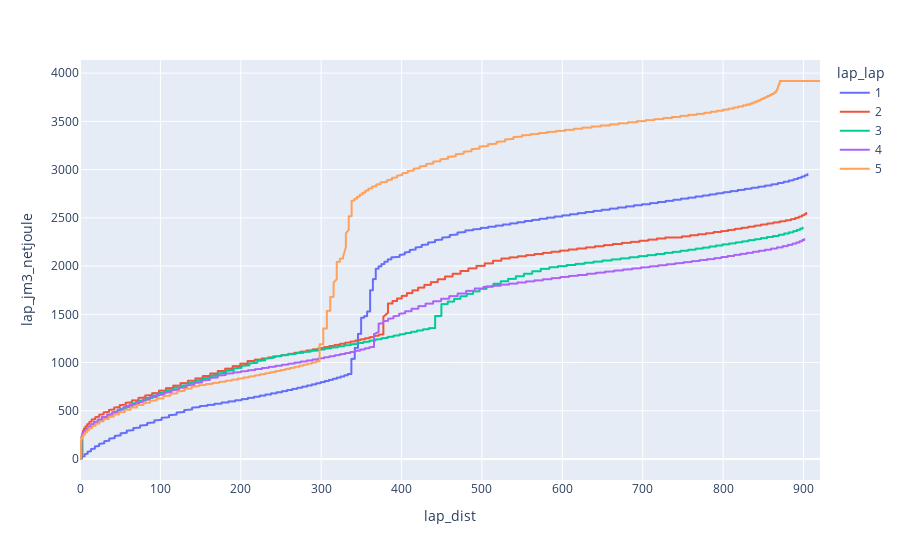

The cell this chart's notebook holds for it:
### Code cell
df.plot(x='lap_dist', y='lap_jm3_netjoule', color='lap_lap')

### Figure 1 — Plotly figure (JSON) as saved in the notebook; plotly's stock layout.template omitted (floating-point values rounded to 4 significant figures; data arrays with more than 128 entries replaced by an {"elided": "..."} marker saying what was removed)
{"data": [{"hovertemplate": "lap_lap=1<br>lap_dist=%{x}<br>lap_jm3_netjoule=%{y}<extra></extra>", "legendgroup": "1", "line": {"color": "#636efa", "dash": "solid"}, "marker": {"symbol": "circle"}, "mode": "lines", "name": "1", "showlegend": true, "type": "scattergl", "x": {"elided": "1231 float values"}, "xaxis": "x", "y": {"elided": "1231 float values"}, "yaxis": "y"}, {"hovertemplate": "lap_lap=2<br>lap_dist=%{x}<br>lap_jm3_netjoule=%{y}<extra></extra>", "legendgroup": "2", "line": {"color": "#EF553B", "dash": "solid"}, "marker": {"symbol": "circle"}, "mode": "lines", "name": "2", "showlegend": true, "type": "scattergl", "x": {"elided": "1171 float values"}, "xaxis": "x", "y": {"elided": "1171 float values"}, "yaxis": "y"}, {"hovertemplate": "lap_lap=3<br>lap_dist=%{x}<br>lap_jm3_netjoule=%{y}<extra></extra>", "legendgroup": "3", "line": {"color": "#00cc96", "dash": "solid"}, "marker": {"symbol": "circle"}, "mode": "lines", "name": "3", "showlegend": true, "type": "scattergl", "x": {"elided": "1142 float values"}, "xaxis": "x", "y": {"elided": "1142 float values"}, "yaxis": "y"}, {"hovertemplate": "lap_lap=4<br>lap_dist=%{x}<br>lap_jm3_netjoule=%{y}<extra></extra>", "legendgroup": "4", "line": {"color": "#ab63fa", "dash": "solid"}, "marker": {"symbol": "circle"}, "mode": "lines", "name": "4", "showlegend": true, "type": "scattergl", "x": {"elided": "1151 float values"}, "xaxis": "x", "y": {"elided": "1151 float values"}, "yaxis": "y"}, {"hovertemplate": "lap_lap=5<br>lap_dist=%{x}<br>lap_jm3_netjoule=%{y}<extra></extra>", "legendgroup": "5", "line": {"color": "#FFA15A", "dash": "solid"}, "marker": {"symbol": "circle"}, "mode": "lines", "name": "5", "showlegend": true, "type": "scattergl", "x": {"elided": "2504 float values"}, "xaxis": "x", "y": {"elided": "2504 float values"}, "yaxis": "y"}], "layout": {"legend": {"title": {"text": "lap_lap"}, "tracegroupgap": 0}, "margin": {"t": 60}, "xaxis": {"anchor": "y", "domain": [0, 1], "title": {"text": "lap_dist"}}, "yaxis": {"anchor": "x", "domain": [0, 1], "title": {"text": "lap_jm3_netjoule"}}}}
